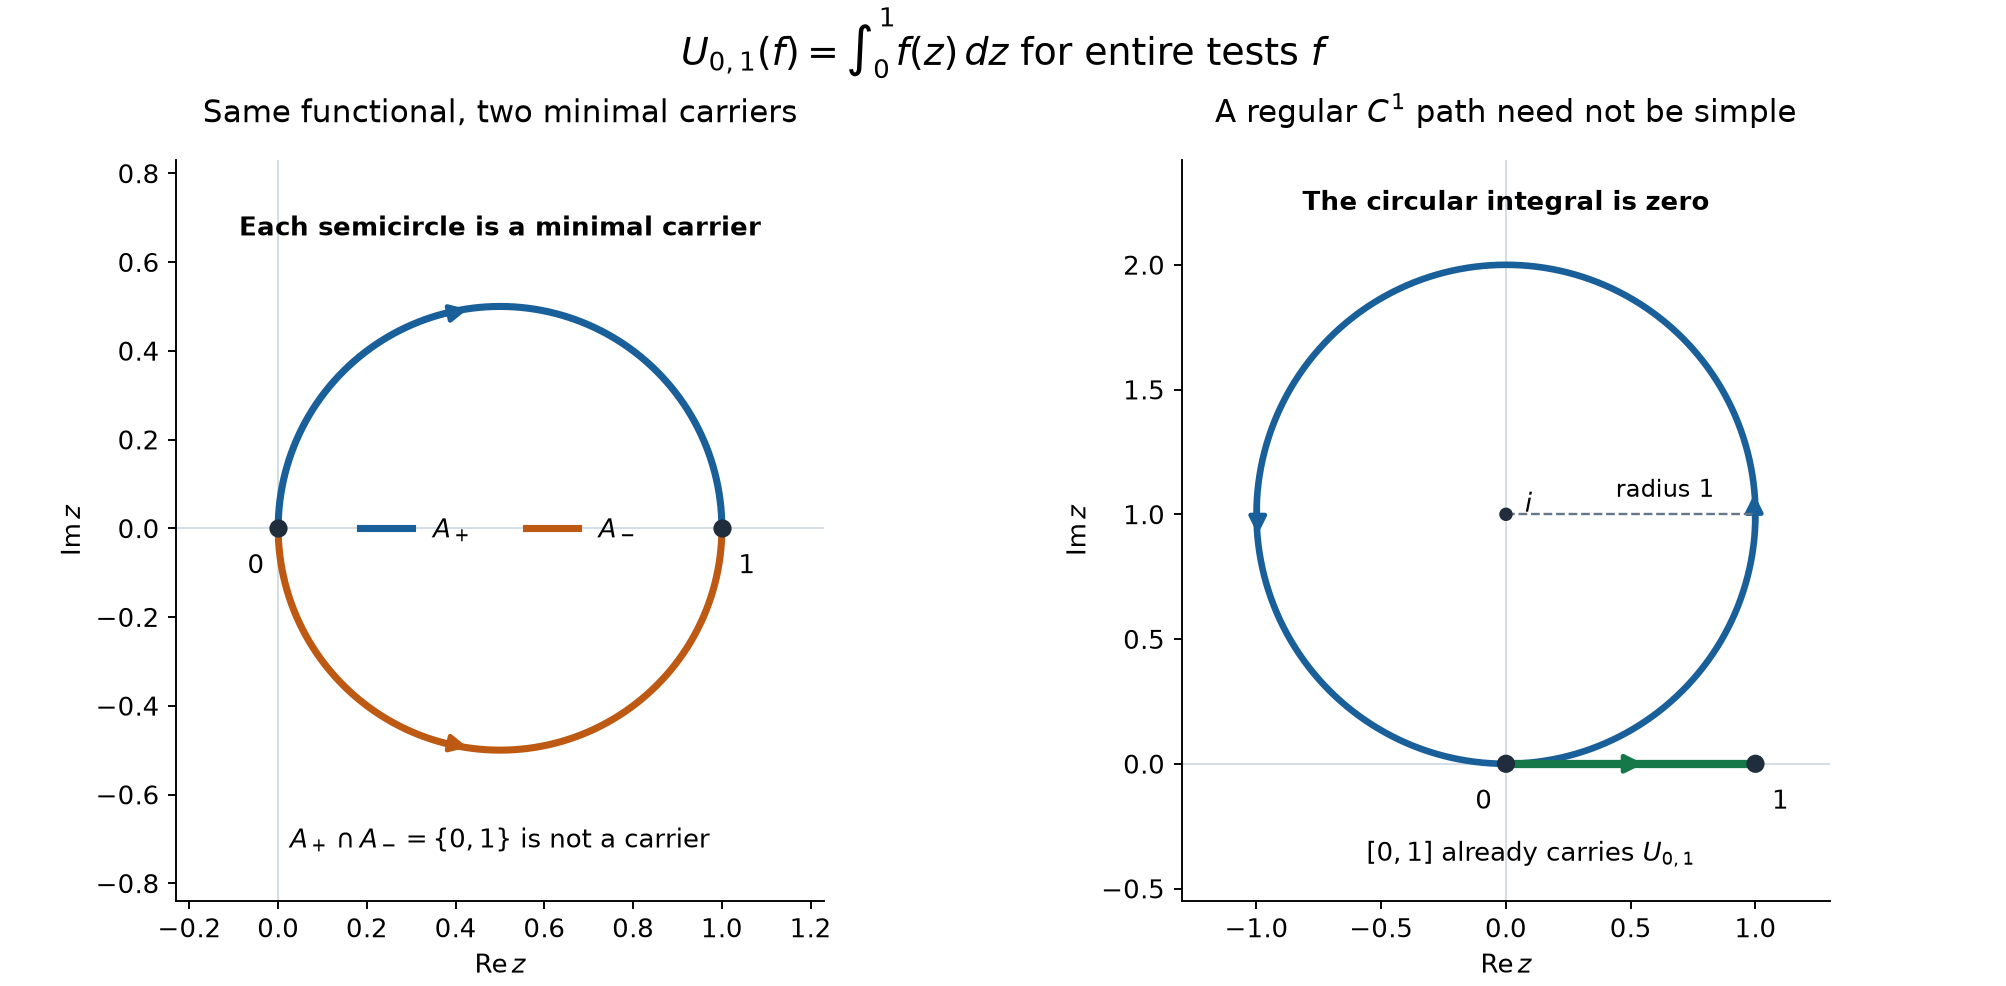

Generate this figure with Python:
"""Exact planar carriers in AN01-U095, P17-P18. Original figure: CC0."""
from pathlib import Path
import numpy as np
import matplotlib
matplotlib.use('Agg')
import matplotlib.pyplot as plt
from matplotlib.patches import FancyArrowPatch

out=Path(__file__).resolve().parent
plt.rcParams.update({'font.family':'DejaVu Sans','font.size':11,'svg.fonttype':'none'})
fig,ax=plt.subplots(1,2,figsize=(11.8,5.8),constrained_layout=True)
blue='#195f9a';orange='#bd5912';green='#167848'
t=np.linspace(0,1,801)
x=(1-np.cos(np.pi*t))/2;y=np.sin(np.pi*t)/2
ax[0].plot(x,y,color=blue,lw=3,label=r'$A_+$')
ax[0].plot(x,-y,color=orange,lw=3,label=r'$A_-$')
for sign,col in [(1,blue),(-1,orange)]:
 a=.40;b=.46
 p=lambda s:((1-np.cos(np.pi*s))/2,sign*np.sin(np.pi*s)/2)
 ax[0].add_patch(FancyArrowPatch(p(a),p(b),arrowstyle='-|>',mutation_scale=15,color=col,lw=2))
ax[0].scatter([0,1],[0,0],s=45,color='#202d3d',zorder=5)
ax[0].annotate('0',(0,0),xytext=(-13,-19),textcoords='offset points')
ax[0].annotate('1',(1,0),xytext=(7,-19),textcoords='offset points')
ax[0].text(.50,.66,'Each semicircle is a minimal carrier',ha='center',weight='bold')
ax[0].text(.50,-.72,r'$A_+\cap A_-=\{0,1\}$ is not a carrier',ha='center')
ax[0].set_title('Same functional, two minimal carriers',pad=16)
ax[0].legend(loc='center',frameon=False,ncol=2)
ax[0].set_xlim(-.23,1.23);ax[0].set_ylim(-.84,.83)

s=np.linspace(0,2*np.pi,1001)
z=1j*(1-np.exp(1j*s))
ax[1].plot(z.real,z.imag,color=blue,lw=2.8,label='Circular part of the path')
ax[1].plot([0,1],[0,0],color=green,lw=3.5,label='Segment carrier')
for a,b in [(np.pi/2-.10,np.pi/2+.10),(3*np.pi/2-.10,3*np.pi/2+.10)]:
 p=lambda v: (np.sin(v),1-np.cos(v))
 ax[1].add_patch(FancyArrowPatch(p(a),p(b),arrowstyle='-|>',mutation_scale=15,color=blue,lw=2))
ax[1].add_patch(FancyArrowPatch((.35,0),(.57,0),arrowstyle='-|>',mutation_scale=16,color=green,lw=2))
ax[1].scatter([0,1,0],[0,0,1],s=[45,45,22],color='#202d3d',zorder=5)
ax[1].annotate('0',(0,0),xytext=(-13,-19),textcoords='offset points')
ax[1].annotate('1',(1,0),xytext=(7,-19),textcoords='offset points')
ax[1].annotate(r'$i$',(0,1),xytext=(8,1),textcoords='offset points')
ax[1].plot([0,1],[1,1],color='#667789',lw=1,ls='--')
ax[1].text(.44,1.07,'radius 1',fontsize=10)
ax[1].text(0,2.22,'The circular integral is zero',ha='center',weight='bold')
ax[1].text(.10,-.39,r'$[0,1]$ already carries $U_{0,1}$',ha='center')
ax[1].set_title(r'A regular $C^1$ path need not be simple',pad=16)
ax[1].set_xlim(-1.3,1.3);ax[1].set_ylim(-.55,2.42)
for a in ax:
 a.set_aspect('equal')
 a.axhline(0,color='#d3dce4',lw=.8,zorder=0)
 a.axvline(0,color='#d3dce4',lw=.8,zorder=0)
 a.set_xlabel(r'$\operatorname{Re}z$')
 a.set_ylabel(r'$\operatorname{Im}z$')
 a.spines[['top','right']].set_visible(False)
fig.suptitle(r'$U_{0,1}(f)=\int_0^1 f(z)\,dz$ for entire tests $f$',fontsize=16)
fig.savefig(out/'simple-arcs-and-complex-carriers.png',dpi=170)
fig.savefig(out/'simple-arcs-and-complex-carriers.svg')
svg_path=out/'simple-arcs-and-complex-carriers.svg'
svg_path.write_text('\n'.join(line.rstrip() for line in svg_path.read_text(encoding='utf-8').splitlines())+'\n',encoding='utf-8')
plt.close(fig)
assert np.allclose(x[[0,-1]],[0,1]) and np.allclose(y[[0,-1]],[0,0])
assert np.max(np.abs(np.abs(z-1j)-1))<1e-12
print('Exact semicircles and the regular loop-plus-segment path rendered.')
